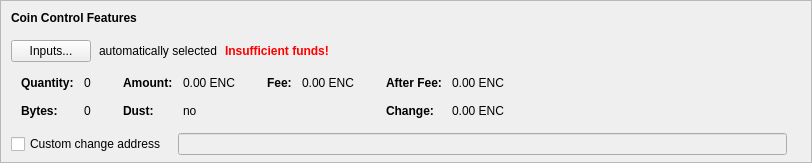
    <widget class="QFrame" name="frameCoinControl">
     <property name="sizePolicy">
      <sizepolicy hsizetype="Expanding" vsizetype="Expanding">
       <horstretch>0</horstretch>
       <verstretch>0</verstretch>
      </sizepolicy>
     </property>
     <property name="maximumSize">
      <size>
       <width>16777215</width>
       <height>16777215</height>
      </size>
     </property>
     <property name="frameShape">
      <enum>QFrame::StyledPanel</enum>
     </property>
     <property name="frameShadow">
      <enum>QFrame::Sunken</enum>
     </property>
     <layout class="QVBoxLayout" name="verticalLayoutCoinControl2">
      <property name="spacing">
       <number>0</number>
      </property>
      <property name="leftMargin">
       <number>0</number>
      </property>
      <property name="topMargin">
       <number>0</number>
      </property>
      <property name="rightMargin">
       <number>0</number>
      </property>
      <property name="bottomMargin">
       <number>6</number>
      </property>
      <item>
       <layout class="QVBoxLayout" name="verticalLayoutCoinControl" stretch="0,0,0,0,1">
        <property name="spacing">
         <number>0</number>
        </property>
        <property name="leftMargin">
         <number>10</number>
        </property>
        <property name="topMargin">
         <number>10</number>
        </property>
        <item>
         <layout class="QHBoxLayout" name="horizontalLayoutCoinControl1">
          <property name="bottomMargin">
           <number>15</number>
          </property>
          <item>
           <widget class="QLabel" name="labelCoinControlFeatures">
            <property name="sizePolicy">
             <sizepolicy hsizetype="Preferred" vsizetype="Maximum">
              <horstretch>0</horstretch>
              <verstretch>0</verstretch>
             </sizepolicy>
            </property>
            <property name="font">
             <font>
              <weight>75</weight>
              <bold>true</bold>
             </font>
            </property>
            <property name="styleSheet">
             <string notr="true">font-weight:bold;</string>
            </property>
            <property name="text">
             <string>Coin Control Features</string>
            </property>
           </widget>
          </item>
         </layout>
        </item>
        <item>
         <layout class="QHBoxLayout" name="horizontalLayoutCoinControl2" stretch="0,0,0,0">
          <property name="spacing">
           <number>8</number>
          </property>
          <property name="bottomMargin">
           <number>10</number>
          </property>
          <item>
           <widget class="QPushButton" name="pushButtonCoinControl">
            <property name="styleSheet">
             <string notr="true"/>
            </property>
            <property name="text">
             <string>Inputs...</string>
            </property>
            <property name="autoDefault">
             <bool>false</bool>
            </property>
           </widget>
          </item>
          <item>
           <widget class="QLabel" name="labelCoinControlAutomaticallySelected">
            <property name="text">
             <string>automatically selected</string>
            </property>
            <property name="margin">
             <number>5</number>
            </property>
           </widget>
          </item>
          <item>
           <widget class="QLabel" name="labelCoinControlInsuffFunds">
            <property name="font">
             <font>
              <weight>75</weight>
              <bold>true</bold>
             </font>
            </property>
            <property name="styleSheet">
             <string notr="true">color:red;font-weight:bold;</string>
            </property>
            <property name="text">
             <string>Insufficient funds!</string>
            </property>
            <property name="margin">
             <number>5</number>
            </property>
           </widget>
          </item>
          <item>
           <spacer name="horizontalSpacerCoinControl">
            <property name="orientation">
             <enum>Qt::Horizontal</enum>
            </property>
            <property name="sizeHint" stdset="0">
             <size>
              <width>40</width>
              <height>1</height>
             </size>
            </property>
           </spacer>
          </item>
         </layout>
        </item>
        <item>
         <widget class="QWidget" name="widgetCoinControl" native="true">
          <property name="sizePolicy">
           <sizepolicy hsizetype="Preferred" vsizetype="Preferred">
            <horstretch>0</horstretch>
            <verstretch>0</verstretch>
           </sizepolicy>
          </property>
          <property name="minimumSize">
           <size>
            <width>0</width>
            <height>0</height>
           </size>
          </property>
          <property name="styleSheet">
           <string notr="true"/>
          </property>
          <layout class="QHBoxLayout" name="horizontalLayoutCoinControl5">
           <property name="leftMargin">
            <number>0</number>
           </property>
           <property name="topMargin">
            <number>0</number>
           </property>
           <property name="rightMargin">
            <number>0</number>
           </property>
           <property name="bottomMargin">
            <number>0</number>
           </property>
           <item>
            <layout class="QHBoxLayout" name="horizontalLayoutCoinControl3" stretch="0,0,0,1">
             <property name="spacing">
              <number>20</number>
             </property>
             <property name="topMargin">
              <number>0</number>
             </property>
             <property name="bottomMargin">
              <number>10</number>
             </property>
             <item>
              <layout class="QFormLayout" name="formLayoutCoinControl1">
               <property name="horizontalSpacing">
                <number>10</number>
               </property>
               <property name="verticalSpacing">
                <number>14</number>
               </property>
               <property name="leftMargin">
                <number>10</number>
               </property>
               <property name="topMargin">
                <number>4</number>
               </property>
               <property name="rightMargin">
                <number>6</number>
               </property>
               <item row="0" column="0">
                <widget class="QLabel" name="labelCoinControlQuantityText">
                 <property name="font">
                  <font>
                   <weight>75</weight>
                   <bold>true</bold>
                  </font>
                 </property>
                 <property name="text">
                  <string>Quantity:</string>
                 </property>
                 <property name="margin">
                  <number>0</number>
                 </property>
                </widget>
               </item>
               <item row="0" column="1">
                <widget class="QLabel" name="labelCoinControlQuantity">
                 <property name="cursor">
                  <cursorShape>IBeamCursor</cursorShape>
                 </property>
                 <property name="contextMenuPolicy">
                  <enum>Qt::ActionsContextMenu</enum>
                 </property>
                 <property name="text">
                  <string notr="true">0</string>
                 </property>
                 <property name="margin">
                  <number>0</number>
                 </property>
                 <property name="textInteractionFlags">
                  <set>Qt::LinksAccessibleByMouse|Qt::TextSelectableByKeyboard|Qt::TextSelectableByMouse</set>
                 </property>
                </widget>
               </item>
               <item row="1" column="0">
                <widget class="QLabel" name="labelCoinControlBytesText">
                 <property name="font">
                  <font>
                   <weight>75</weight>
                   <bold>true</bold>
                  </font>
                 </property>
                 <property name="text">
                  <string>Bytes:</string>
                 </property>
                </widget>
               </item>
               <item row="1" column="1">
                <widget class="QLabel" name="labelCoinControlBytes">
                 <property name="cursor">
                  <cursorShape>IBeamCursor</cursorShape>
                 </property>
                 <property name="contextMenuPolicy">
                  <enum>Qt::ActionsContextMenu</enum>
                 </property>
                 <property name="text">
                  <string notr="true">0</string>
                 </property>
                 <property name="textInteractionFlags">
                  <set>Qt::LinksAccessibleByMouse|Qt::TextSelectableByKeyboard|Qt::TextSelectableByMouse</set>
                 </property>
                </widget>
               </item>
              </layout>
             </item>
             <item>
              <layout class="QFormLayout" name="formLayoutCoinControl2">
               <property name="horizontalSpacing">
                <number>10</number>
               </property>
               <property name="verticalSpacing">
                <number>14</number>
               </property>
               <property name="leftMargin">
                <number>6</number>
               </property>
               <property name="topMargin">
                <number>4</number>
               </property>
               <property name="rightMargin">
                <number>6</number>
               </property>
               <item row="0" column="0">
                <widget class="QLabel" name="labelCoinControlAmountText">
                 <property name="font">
                  <font>
                   <weight>75</weight>
                   <bold>true</bold>
                  </font>
                 </property>
                 <property name="text">
                  <string>Amount:</string>
                 </property>
                 <property name="margin">
                  <number>0</number>
                 </property>
                </widget>
               </item>
               <item row="0" column="1">
                <widget class="QLabel" name="labelCoinControlAmount">
                 <property name="cursor">
                  <cursorShape>IBeamCursor</cursorShape>
                 </property>
                 <property name="contextMenuPolicy">
                  <enum>Qt::ActionsContextMenu</enum>
                 </property>
                 <property name="text">
                  <string notr="true">0.00 ENC</string>
                 </property>
                 <property name="textInteractionFlags">
                  <set>Qt::LinksAccessibleByMouse|Qt::TextSelectableByKeyboard|Qt::TextSelectableByMouse</set>
                 </property>
                </widget>
               </item>
               <item row="1" column="0">
                <widget class="QLabel" name="labelCoinControlLowOutputText">
                 <property name="font">
                  <font>
                   <weight>75</weight>
                   <bold>true</bold>
                  </font>
                 </property>
                 <property name="text">
                  <string>Dust:</string>
                 </property>
                </widget>
               </item>
               <item row="1" column="1">
                <widget class="QLabel" name="labelCoinControlLowOutput">
                 <property name="cursor">
                  <cursorShape>IBeamCursor</cursorShape>
                 </property>
                 <property name="contextMenuPolicy">
                  <enum>Qt::ActionsContextMenu</enum>
                 </property>
                 <property name="text">
                  <string notr="true">no</string>
                 </property>
                 <property name="textInteractionFlags">
                  <set>Qt::LinksAccessibleByMouse|Qt::TextSelectableByKeyboard|Qt::TextSelectableByMouse</set>
                 </property>
                </widget>
               </item>
              </layout>
             </item>
             <item>
              <layout class="QFormLayout" name="formLayoutCoinControl3">
               <property name="horizontalSpacing">
                <number>10</number>
               </property>
               <property name="verticalSpacing">
                <number>14</number>
               </property>
               <property name="leftMargin">
                <number>6</number>
               </property>
               <property name="topMargin">
                <number>4</number>
               </property>
               <property name="rightMargin">
                <number>6</number>
               </property>
               <item row="0" column="0">
                <widget class="QLabel" name="labelCoinControlFeeText">
                 <property name="font">
                  <font>
                   <weight>75</weight>
                   <bold>true</bold>
                  </font>
                 </property>
                 <property name="text">
                  <string>Fee:</string>
                 </property>
                 <property name="margin">
                  <number>0</number>
                 </property>
                </widget>
               </item>
               <item row="0" column="1">
                <widget class="QLabel" name="labelCoinControlFee">
                 <property name="cursor">
                  <cursorShape>IBeamCursor</cursorShape>
                 </property>
                 <property name="contextMenuPolicy">
                  <enum>Qt::ActionsContextMenu</enum>
                 </property>
                 <property name="text">
                  <string notr="true">0.00 ENC</string>
                 </property>
                 <property name="textInteractionFlags">
                  <set>Qt::LinksAccessibleByMouse|Qt::TextSelectableByKeyboard|Qt::TextSelectableByMouse</set>
                 </property>
                </widget>
               </item>
             </layout>
             </item>
             <item>
              <layout class="QFormLayout" name="formLayoutCoinControl4">
               <property name="horizontalSpacing">
                <number>10</number>
               </property>
               <property name="verticalSpacing">
                <number>14</number>
               </property>
               <property name="leftMargin">
                <number>6</number>
               </property>
               <property name="topMargin">
                <number>4</number>
               </property>
               <property name="rightMargin">
                <number>6</number>
               </property>
               <item row="0" column="0">
                <widget class="QLabel" name="labelCoinControlAfterFeeText">
                 <property name="font">
                  <font>
                   <weight>75</weight>
                   <bold>true</bold>
                  </font>
                 </property>
                 <property name="text">
                  <string>After Fee:</string>
                 </property>
                 <property name="margin">
                  <number>0</number>
                 </property>
                </widget>
               </item>
               <item row="0" column="1">
                <widget class="QLabel" name="labelCoinControlAfterFee">
                 <property name="cursor">
                  <cursorShape>IBeamCursor</cursorShape>
                 </property>
                 <property name="contextMenuPolicy">
                  <enum>Qt::ActionsContextMenu</enum>
                 </property>
                 <property name="text">
                  <string notr="true">0.00 ENC</string>
                 </property>
                 <property name="textInteractionFlags">
                  <set>Qt::LinksAccessibleByMouse|Qt::TextSelectableByKeyboard|Qt::TextSelectableByMouse</set>
                 </property>
                </widget>
               </item>
               <item row="1" column="0">
                <widget class="QLabel" name="labelCoinControlChangeText">
                 <property name="font">
                  <font>
                   <weight>75</weight>
                   <bold>true</bold>
                  </font>
                 </property>
                 <property name="text">
                  <string>Change:</string>
                 </property>
                </widget>
               </item>
               <item row="1" column="1">
                <widget class="QLabel" name="labelCoinControlChange">
                 <property name="cursor">
                  <cursorShape>IBeamCursor</cursorShape>
                 </property>
                 <property name="contextMenuPolicy">
                  <enum>Qt::ActionsContextMenu</enum>
                 </property>
                 <property name="text">
                  <string notr="true">0.00 ENC</string>
                 </property>
                 <property name="textInteractionFlags">
                  <set>Qt::LinksAccessibleByMouse|Qt::TextSelectableByKeyboard|Qt::TextSelectableByMouse</set>
                 </property>
                </widget>
               </item>
              </layout>
             </item>
            </layout>
           </item>
          </layout>
         </widget>
        </item>
        <item>
         <layout class="QHBoxLayout" name="horizontalLayoutCoinControl4" stretch="0,0,0">
          <property name="spacing">
           <number>12</number>
          </property>
          <property name="sizeConstraint">
           <enum>QLayout::SetDefaultConstraint</enum>
          </property>
          <property name="topMargin">
           <number>5</number>
          </property>
          <property name="rightMargin">
           <number>5</number>
          </property>
          <item>
           <widget class="QCheckBox" name="checkBoxCoinControlChange">
            <property name="toolTip">
             <string>If this is activated, but the change address is empty or invalid, change will be sent to a newly generated address.</string>
            </property>
            <property name="text">
             <string>Custom change address</string>
            </property>
           </widget>
          </item>
          <item>
           <widget class="QValidatedLineEdit" name="lineEditCoinControlChange">
            <property name="enabled">
             <bool>false</bool>
            </property>
            <property name="sizePolicy">
             <sizepolicy hsizetype="Expanding" vsizetype="Fixed">
              <horstretch>0</horstretch>
              <verstretch>0</verstretch>
             </sizepolicy>
            </property>
           </widget>
          </item>
          <item>
           <widget class="QLabel" name="labelCoinControlChangeLabel">
            <property name="sizePolicy">
             <sizepolicy hsizetype="Preferred" vsizetype="Expanding">
              <horstretch>0</horstretch>
              <verstretch>0</verstretch>
             </sizepolicy>
            </property>
            <property name="minimumSize">
             <size>
              <width>0</width>
              <height>0</height>
             </size>
            </property>
            <property name="text">
             <string/>
            </property>
            <property name="margin">
             <number>3</number>
            </property>
           </widget>
          </item>
         </layout>
        </item>
        <item>
         <spacer name="verticalSpacerCoinControl">
          <property name="orientation">
           <enum>Qt::Vertical</enum>
          </property>
          <property name="sizeHint" stdset="0">
           <size>
            <width>800</width>
            <height>1</height>
           </size>
          </property>
         </spacer>
        </item>
       </layout>
      </item>
     </layout>
    </widget>
